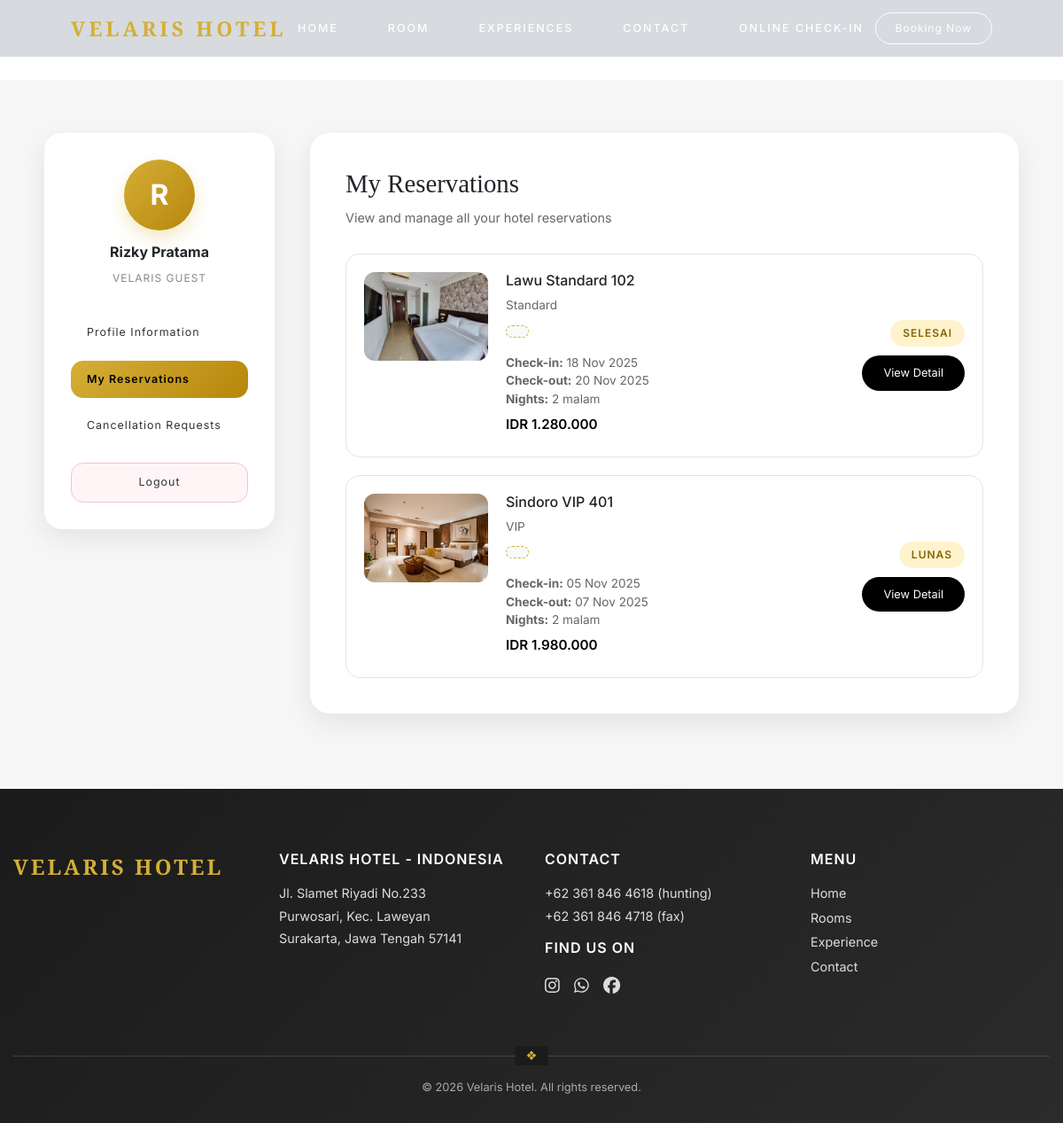
Before: /guest_profile.php?tab=reservations (signed in) with the older database file.
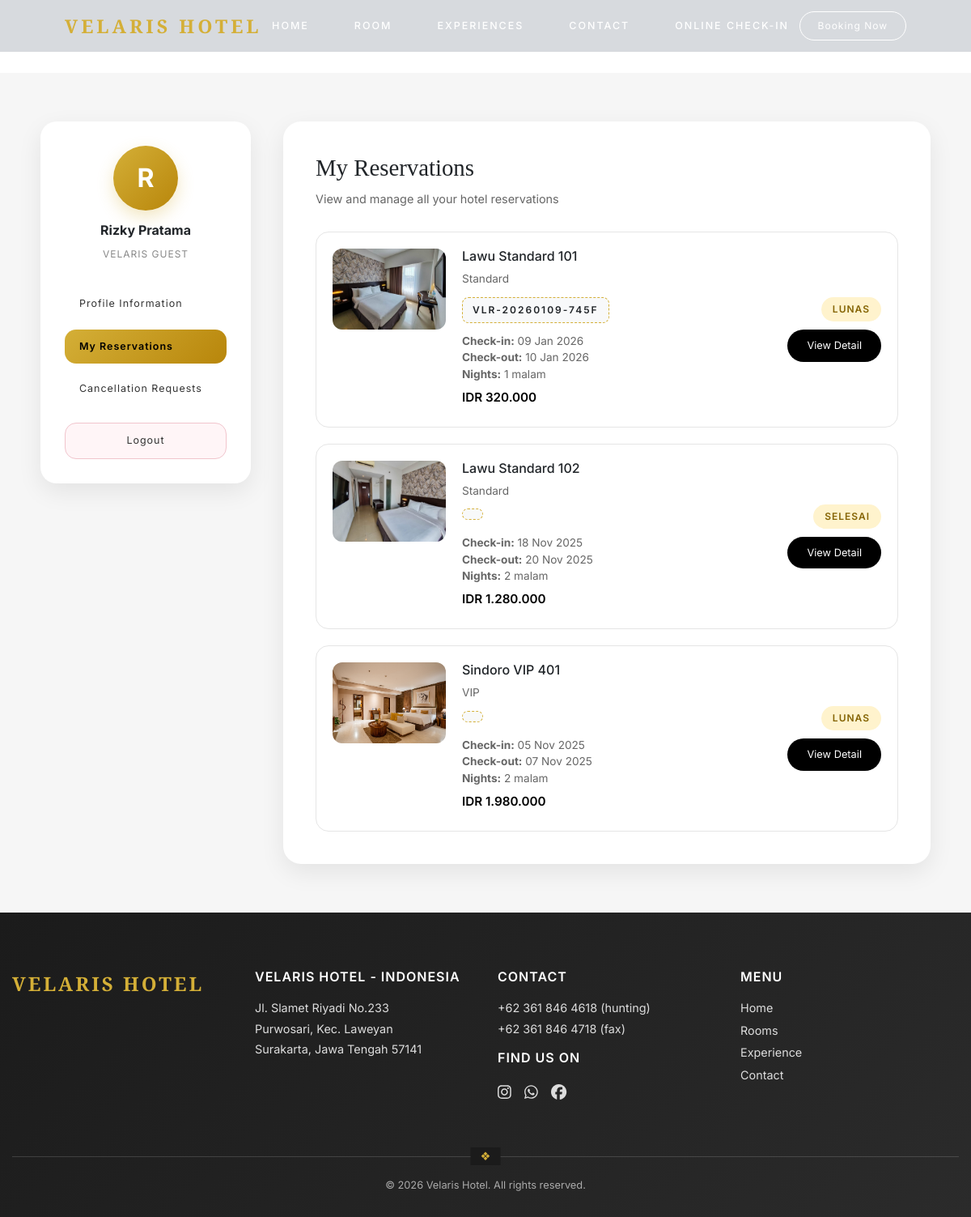
After: the same page with the newer database file.
### tables this page shows
CREATE TABLE `reservasi` (
  `id_reservasi` int NOT NULL,
  `id_user` int NOT NULL,
  `id_kamar` int NOT NULL,
  `kode_booking` varchar(25) NOT NULL,
  `tgl_checkin` date NOT NULL,
  `tgl_checkout` date NOT NULL,
  `jumlah_kamar` int NOT NULL DEFAULT '1',
  `total_harga` decimal(10,2) NOT NULL,
  `bukti_bayar` varchar(255) DEFAULT NULL,
  `status` enum('menunggu_bayar','menunggu_verifikasi','lunas','pembatalan_diajukan','batal','selesai','checkin') DEFAULT 'menunggu_bayar',
  `created_at` timestamp NOT NULL DEFAULT CURRENT_TIMESTAMP
);

CREATE TABLE `kamar` (
  `id_kamar` int NOT NULL,
  `nama_kamar` varchar(100) NOT NULL,
  `tipe_kamar` varchar(50) NOT NULL,
  `harga` decimal(10,2) NOT NULL,
  `deskripsi` text,
  `foto_kamar` varchar(255) DEFAULT NULL,
  `stok` int NOT NULL DEFAULT '0'
);

### guest_profile.php (the view, shortened to what this page needs)
<?php
$db = new Koneksi();
$conn = $db->getKoneksi();
$customer_id = $_SESSION['customer_id'];
$tab = $_GET['tab'] ?? 'profile';
$reservations = [];
if ($tab == 'reservations') {
    $stmt = $conn->prepare("
        SELECT
            r.id_reservasi,
            r.tgl_checkin,
            r.tgl_checkout,
            r.total_harga,
            r.status,
            r.kode_booking,
            k.nama_kamar,
            k.tipe_kamar,
            k.foto_kamar
        FROM reservasi r
        JOIN kamar k ON r.id_kamar = k.id_kamar
        WHERE r.id_user = ?
        ORDER BY r.id_reservasi DESC
    ");
    $stmt->bind_param("i", $customer_id);
    $stmt->execute();
    $result = $stmt->get_result();
    while ($row = $result->fetch_assoc()) {
        $reservations[] = $row;
    }
}
require_once "components/header.php";
?>
<div class="page-after-header">
    <div class="profile-container">
        <aside class="profile-sidebar">
            <div class="profile-user">
                <div class="avatar"><?= strtoupper(substr($_SESSION['customer_name'],0,1)) ?></div>
                <strong><?= htmlspecialchars($_SESSION['customer_name']) ?></strong>
                <small>Velaris Guest</small>
            </div>
            <nav class="profile-menu">
                <a href="guest_profile.php?tab=profile" class="<?= $tab=='profile'?'active':'' ?>">Profile Information</a>
                <a href="guest_profile.php?tab=reservations" class="<?= $tab=='reservations'?'active':'' ?>">My Reservations</a>
                <a href="guest_profile.php?tab=cancellation" class="<?= $tab=='cancellation'?'active':'' ?>">Cancellation Requests</a>
                <a href="javascript:void(0)" class="logout-link" onclick="confirmLogout()">Logout</a>
            </nav>
        </aside>
        <main class="profile-content">
        <?php if($tab=='profile'): ?>
            <h3 class="section-title">Profile Information</h3>
            <p class="section-subtitle">Manage your personal information and account settings</p>
            <?php if($user): ?>
                <div class="profile-form-container">
                    <div class="profile-header-card">
                        <div class="avatar-large">
                            <?= strtoupper(substr($user['nama_lengkap'], 0, 1)) ?>
                        </div>
                        <h3><?= htmlspecialchars($user['nama_lengkap']) ?></h3>
                        <p><?= htmlspecialchars($user['email']) ?></p>
                    </div>
                    <div class="form-card">
                        <form method="POST" id="profileForm">
                            <div class="info-note">
                                ℹ️ <strong>Note:</strong> Email address cannot be changed. To update your password, fill in the new password fields below.
                            </div>
                            <div class="form-group">
                                <label>Full Name *</label>
                                <input type="text" name="nama_lengkap"
                                       value="<?= htmlspecialchars($user['nama_lengkap']) ?>"
                                       required placeholder="Enter your full name">
                            </div>
                            <div class="form-group">
                                <label>Email Address</label>
                                <input type="email" name="email"
                                       value="<?= htmlspecialchars($user['email']) ?>"
                                       disabled>
                            </div>
                            <div class="form-group">
                                <label>Phone Number *</label>
                                <input type="text" name="no_hp"
                                       value="<?= htmlspecialchars($user['no_hp']) ?>"
                                       required placeholder="e.g., 08123456789">
                            </div>
                            <hr style="border:none;border-top:1px solid #e5e5e5;margin:30px 0;">
                            <div class="form-group">
                                <label>New Password (Leave blank if not changing)</label>
                                <div class="input-icon">
                                    <input type="password" id="password_baru" name="password_baru"
                                           placeholder="Enter new password">
                                    <span class="toggle-password" onclick="togglePassword('password_baru')">
                                        👁️
                                    </span>
                                </div>
                            </div>
                            <div class="form-group">
                                <label>Confirm New Password</label>
                                <div class="input-icon">
                                    <input type="password" id="konfirmasi_password" name="konfirmasi_password"
                                           placeholder="Confirm new password">
                                    <span class="toggle-password" onclick="togglePassword('konfirmasi_password')">
                                        👁️
                                    </span>
                                </div>
                            </div>
                            <div class="form-actions">
                                <button type="button" class="btn-cancel" onclick="window.location.reload()">
                                    Cancel
                                </button>
                                <button type="submit" name="update_profile" class="btn-save">
                                    💾 Save Changes
                                </button>
                            </div>
                        </form>
                    </div>
                </div>
            <?php else: ?>
                <div class="empty">User data not found.</div>
            <?php endif; ?>
        <?php elseif($tab=='reservations'): ?>
            <h3 class="section-title">My Reservations</h3>
            <p class="section-subtitle">View and manage all your hotel reservations</p>
            <?php if(empty($reservations)): ?>
                <div class="empty">
                    <p>Anda belum memiliki reservasi.</p>
                    <a href="booking.php" style="color:#d4af37;text-decoration:none;font-weight:600">Buat Reservasi Sekarang →</a>
                </div>
            <?php else: ?>
                <div class="reservation-list">
                    <?php foreach($reservations as $res):
                        $checkin = new DateTime($res['tgl_checkin']);
                        $checkout = new DateTime($res['tgl_checkout']);
                        $nights = $checkout->diff($checkin)->days;
                        $status_class = '';
                        $status_label = '';
                        switch($res['status']){
                            default: $status_class='pending'; $status_label=ucfirst($res['status']);
                        }
                    ?>
                        <div class="reservation-card">
                            <img src="uploads/kamar/<?= htmlspecialchars($res['foto_kamar']) ?>" alt="<?= htmlspecialchars($res['nama_kamar']) ?>">
                            <div class="reservation-info">
                                <h4><?= htmlspecialchars($res['nama_kamar']) ?></h4>
                                <p><?= htmlspecialchars($res['tipe_kamar']) ?></p>
                                <div class="booking-code"><?= htmlspecialchars($res['kode_booking']) ?></div>
                                <p style="margin-top:12px">
                                    <strong>Check-in:</strong> <?= date('d M Y',strtotime($res['tgl_checkin'])) ?><br>
                                    <strong>Check-out:</strong> <?= date('d M Y',strtotime($res['tgl_checkout'])) ?><br>
                                    <strong>Nights:</strong> <?= $nights ?> malam
                                </p>
                                <p style="font-weight:600;color:#000;font-size:.95rem;margin-top:8px">
                                    IDR <?= number_format($res['total_harga'],0,',','.') ?>
                                </p>
                            </div>
                            <div class="reservation-actions">
                                <span class="status-badge <?= $status_class ?>"><?= $status_label ?></span>
                                <a href="booking_detail.php?id_reservasi=<?= $res['id_reservasi'] ?>" class="btn-detail">View Detail</a>
                            </div>
                        </div>
                    <?php endforeach; ?>
                </div>
            <?php endif; ?>
        <?php endif; ?>
        </main>
    </div>
</div>
<?php require_once "components/footer.php"; ?>

### components/header.php (shortened to what this page needs)
<?php
$currentPage = basename($_SERVER['PHP_SELF']);
?>
<!DOCTYPE html>
<html lang="en">
<head>
<link href="https://cdn.jsdelivr.net/npm/bootstrap@5.3.3/dist/css/bootstrap.min.css" rel="stylesheet">
</head>
<body>
<header class="header" id="siteHeader">
    <div class="wrap">
        <div class="brand">VELARIS HOTEL</div>
        <nav class="nav-menu">
    <a href="index.php" class="<?= $currentPage=='index.php'?'active':'' ?>">HOME</a>
    <a href="rooms.php" class="<?= $currentPage=='rooms.php'?'active':'' ?>">ROOM</a>
    <a href="experience.php" class="<?= $currentPage=='experience.php'?'active':'' ?>">EXPERIENCES</a>
    <a href="contact.php" class="<?= $currentPage=='contact.php'?'active':'' ?>">CONTACT</a>
    <?php if (isset($_SESSION['customer_id'])): ?>
        <a href="checkin_online.php" class="<?= $currentPage=='checkin_online.php'?'active':'' ?>">
            ONLINE CHECK-IN
        </a>
    <?php else: ?>
        <a href="auth/login.php">
            ONLINE CHECK-IN
        </a>
    <?php endif; ?>
</nav>
        <div class="d-flex align-items-center gap-3">
            <a href="booking.php" class="btn-booking-now desktop">
                Booking Now
            </a>
        </div>
    </div>
</header>
</body>
</html>

### components/footer.php (shortened to what this page needs)
<footer class="footer-velaris">
    <div class="container">
        <div class="row">
            <div class="col-md-3 mb-4">
                <div class="brand mb-3">VELARIS HOTEL</div>
            </div>
            <div class="col-md-3 mb-4">
                <h6>VELARIS HOTEL - INDONESIA</h6>
                <p class="mb-1">Jl. Slamet Riyadi No.233</p>
                <p class="mb-1">Purwosari, Kec. Laweyan</p>
                <p>Surakarta, Jawa Tengah 57141</p>
            </div>
            <div class="col-md-3 mb-4">
                <h6>CONTACT</h6>
                <p class="mb-1">+62 361 846 4618 (hunting)</p>
                <p class="mb-1">+62 361 846 4718 (fax)</p>
                <h6 class="mt-3">FIND US ON</h6>
                <div class="footer-social">
                    <a href="#"><i class="fab fa-instagram"></i></a>
                    <a href="#"><i class="fab fa-whatsapp"></i></a>
                    <a href="#"><i class="fab fa-facebook"></i></a>
                </div>
            </div>
            <div class="col-md-3 mb-4">
                <h6>MENU</h6>
                <a href="index.php">Home</a>
                <a href="rooms.php">Rooms</a>
                <a href="experience.php">Experience</a>
                <a href="contact.php">Contact</a>
            </div>
        </div>
        <div class="footer-divider"></div>
        <div class="footer-bottom">
            © <?= date('Y') ?> Velaris Hotel. All rights reserved.
        </div>
    </div>
</footer>
</body>
</html>

### components/header.php (style rules this page uses)
:root { --gold:#d4af37; --header-h:64px; }
body { margin:0; font-family:'Inter',sans-serif; }
.header { position:fixed; top:0; left:0; right:0; height:var(--header-h); z-index:1000; background:rgba(140,150,160,.35); backdrop-filter:blur(6px); display:flex; align-items:center; transition:.3s; }
.header .wrap { width:100%; padding:0 80px; display:flex; align-items:center; justify-content:space-between; }
.brand { font-family:'Cinzel',serif; color:var(--gold); font-size:1.45rem; letter-spacing:4px; font-weight:700; }
.nav-menu { display:flex; gap:56px; }
.nav-menu a { font-size:.78rem; letter-spacing:2px; font-weight:500; color:#fff; text-decoration:none; }
.btn-booking-now { padding:8px 22px; border-radius:30px; border:1px solid #fff; color:#fff; text-decoration:none; font-size:.75rem; letter-spacing:1px; white-space:nowrap; }

### guest_profile.php (style rules this page uses)
.page-after-header { margin-top: 90px; background: #f6f6f6; min-height: 100vh; padding: 60px 20px; }
.profile-container { max-width: 1100px; margin: auto; display: grid; grid-template-columns: 260px 1fr; gap: 40px; }
.profile-sidebar { background: #fff; border-radius: 20px; padding: 30px; box-shadow: 0 10px 30px rgba(0, 0, 0, .08); height: fit-content; position: sticky; top: 110px; transition: top 0.3s ease; }
.profile-user { text-align: center; margin-bottom: 30px; }
.avatar { width: 80px; height: 80px; border-radius: 50%; background: linear-gradient(135deg, #d4af37, #b8860b); color: #fff; font-size: 2rem; font-weight: 700; display: flex; align-items: center; justify-content: center; margin: 0 auto 12px; box-shadow: 0 8px 20px rgba(212, 175, 55, .3); }
.profile-user strong { display: block; font-size: 1rem; margin-bottom: 4px; }
.profile-user small { color: #888; font-size: .75rem; text-transform: uppercase; letter-spacing: 1px; }
.profile-menu { display: flex; flex-direction: column; gap: 10px; }
.profile-menu a { padding: 12px 18px; border-radius: 14px; text-decoration: none; font-size: .78rem; letter-spacing: 1px; color: #333; transition: .3s; }
.profile-menu a.active { background: linear-gradient(135deg, #d4af37, #b8860b); color: #000; font-weight: 600; }
.profile-content { background: #fff; border-radius: 22px; padding: 40px; box-shadow: 0 10px 30px rgba(0, 0, 0, .08); }
.section-title { font-family: 'Cinzel', serif; margin: 0 0 10px; font-size: 1.8rem; }
.section-subtitle { font-size: .9rem; color: #666; margin-bottom: 30px; }
.logout-link { margin-top: 10px; padding: 12px 18px; border-radius: 14px; font-size: .78rem; letter-spacing: 1px; color: #b00020; text-decoration: none; border: 1px solid #f1c4cc; background: #fff5f7; transition: .3s; display: block; text-align: center; }
.reservation-list { display: grid; gap: 20px; }
.reservation-card { border: 1px solid #e5e5e5; border-radius: 16px; padding: 20px; display: grid; grid-template-columns: 140px 1fr auto; gap: 20px; transition: .3s; }
.reservation-card img { width:140px;height:100px;object-fit:cover;border-radius:12px; }
.reservation-info h4 { margin:0 0 8px; font-size:1rem; }
.reservation-info p { margin:4px 0; font-size:.85rem; color:#666; }
.booking-code { display:inline-block; margin-top:8px; padding:6px 12px; background:#f8f9fa; border:1px dashed #d4af37; border-radius:8px; font-size:.75rem; font-weight:600; letter-spacing:2px; }
.reservation-actions { display:flex; flex-direction:column; gap:10px; align-items:flex-end; justify-content:center; }
.status-badge { padding:6px 14px; border-radius:20px; font-size:.75rem; font-weight:600; text-transform:uppercase; letter-spacing:1px; }
.status-badge.pending { background:#fff3cd;color:#856404; }
.btn-detail { padding:10px 24px; background:#000; color:#fff; text-decoration:none; border-radius:25px; font-size:.8rem; transition:.3s; }

Changed rows visible on the page:
added reservasi: id_kamar.foto_kamar (picture), id_kamar.nama_kamar "Lawu Standard 101", id_kamar.tipe_kamar "Standard", kode_booking "VLR-20260109-745F", tgl_checkin "09 Jan 2026", tgl_checkout "10 Jan 2026", nights "1", total_harga "320.000", status "LUNAS"
